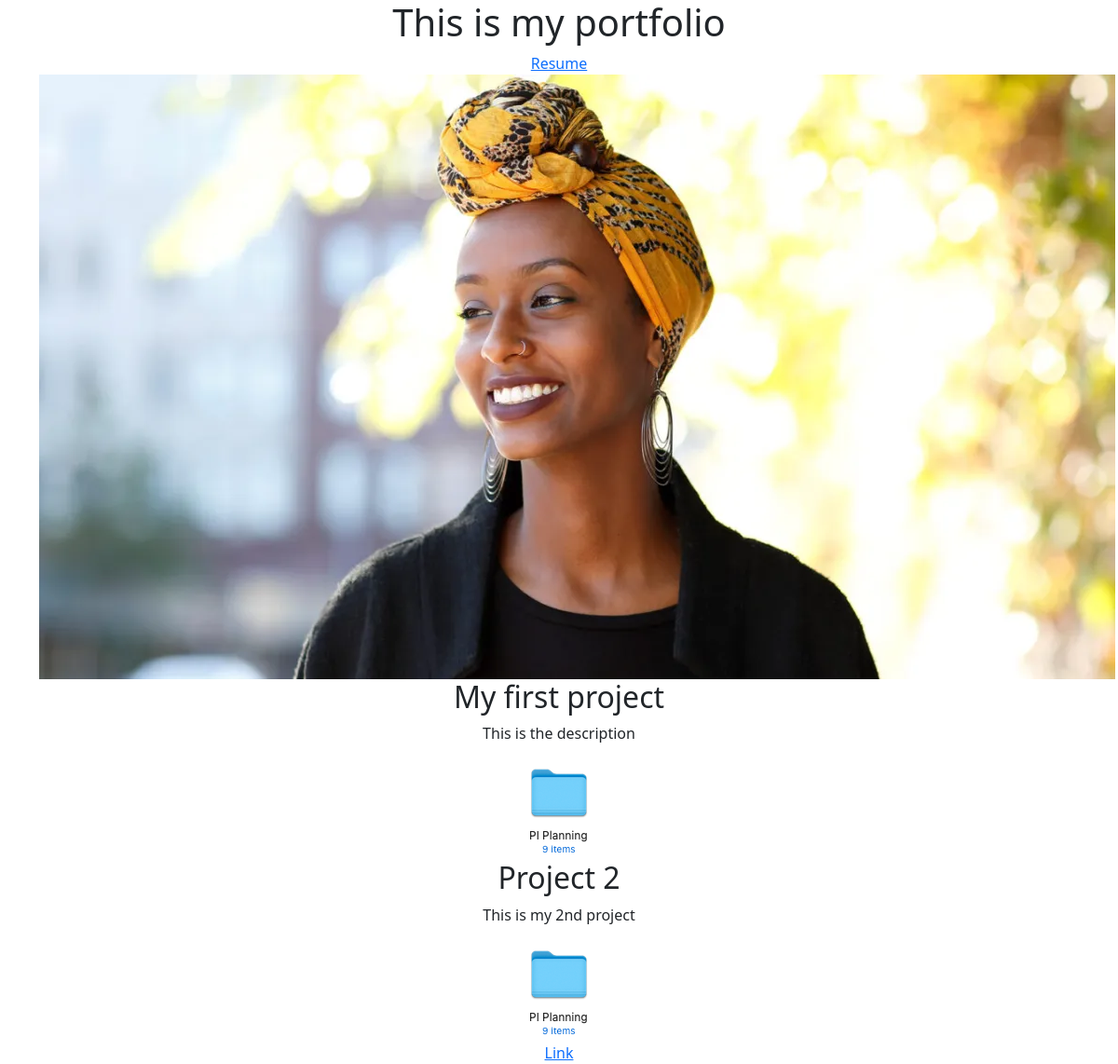
The page / on the database its author committed.
### portfolio/models.py (models this page shows, shortened)
class Project(models.Model):
    title = models.CharField(max_length=100)
    description = models.CharField(max_length=250)
    image = models.ImageField(upload_to='portfolio/images/')
    url = models.URLField(blank=True)

### portfolio/views.py (the view)
# urls.py: 2. Add a URL to urlpatterns:  path('', views.home, name='home')
def home(request):
    projects = Project.objects.all()
    return render(request, 'portfolio/home.html', {'projects': projects})

### portfolio/templates/portfolio/home.html (shortened to what this page needs)
<link href="https://cdn.jsdelivr.net/npm/bootstrap@5.1.3/dist/css/bootstrap.min.css" rel="stylesheet">
{% load static %}
<div class="container text-center">
    <h1>This is my portfolio</h1>
    <a href="{% static  'portfolio/ResponseSummary.pdf' %}">Resume</a>
    <img src="{% static 'portfolio/image_1.jpg' %}">
    {% for project in projects %}
        <h2>{{ project.title }}</h2>
        <p>{{ project.description }}</p>
        <img src="{{ project.image.url}}">
        {% if project.url %}
            <br><a href="{{project.url}}">Link</a>
        {% endif %}
    {% endfor %}
</div>

### rows shown on the page
Project: title "My first project", description "This is the description", image (picture)
Project: title "Project 2", description "This is my 2nd project", image (picture)
